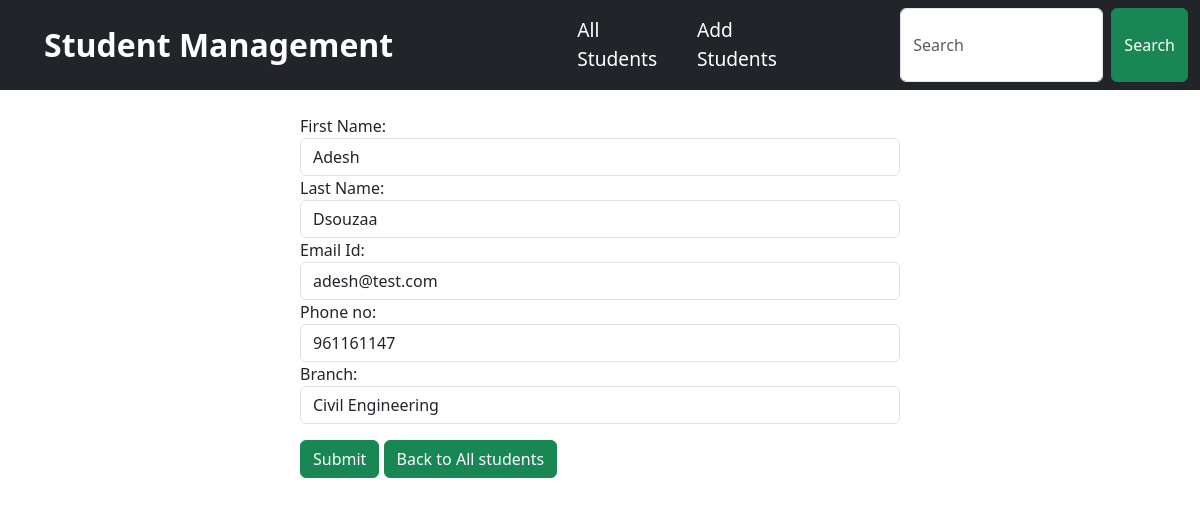
Screenshot of /update/1 with the database file from the repository.
### student_manage/models.py (models this page shows, shortened)
class Student(models.Model):
    MY_CHOICES = [
        ("CE", 'Civil Engineering'),
        ("EXTC", 'Electronics and Telecommunication'),
        ("ME", 'Mechanical Engineering'),
        ("AI", 'Artificial Intelligence'),
        ("IT", 'Information Technology'),
    ]
    firstname = models.CharField(max_length=50)
    lastname = models.CharField(max_length=50)
    email = models.EmailField()
    phone = models.PositiveIntegerField()
    branch = models.CharField(max_length=5, choices=MY_CHOICES)

### student_manage/views.py (the view)
# urls.py: path("update/<int:id>",views.update_student,name="update"),
def update_student(request,id):
    if request.method=="POST":
        student=Student.objects.get(pk=id)
        fm=StudentInfoForm(request.POST,instance=student)
        if fm.is_valid():
            fm.save()
        return HttpResponseRedirect("/")
    else:
        student=Student.objects.get(pk=id)
        fm=StudentInfoForm(instance=student)
    return render (request, "crud/update_student.html",{'form':fm})

### student_manage/forms.py
class StudentInfoForm(forms.ModelForm):
    class Meta:
        model = Student
        fields = ['firstname', 'lastname', 'email', 'phone', 'branch']
        labels = {'firstname': "First Name", 'lastname': "Last Name",'email': "Email Id", 'phone': "Phone no" ,'branch':"Branch"}
        widgets = {
            'firstname': forms.TextInput(attrs={"class": "form-control"}),
            'lastname': forms.TextInput(attrs={"class": "form-control"}),
            'email': forms.EmailInput(attrs={"class": "form-control"}),
            'phone': forms.NumberInput(attrs={"class": "form-control"}),
            'branch': forms.Select(attrs={"class": "form-control"}),
        }

### student_manage/templates/crud/update_student.html (shortened to what this page needs)
{% extends 'crud/base.html' %}
{% block content1 %}
<div clas="row ">
  <div class="col-6 offset-3">
      <form action="" method="post" novalidate >
          <br>
          {% for field in form %}
            {{field.label_tag}}
            {{field}}
          {% endfor %}
          <input type="submit" class="btn btn-success mt-3 ">
      <a href="/" class=" btn btn-success mt-3"> Back to All students</a>
      </form>
</div>
</div>
{% endblock %}

### rows the page displays
Student: form "Adesh" "Dsouzaa" "adesh@test.com" "961161147" "Civil Engineering"

### other values shown
{{ field.label_tag }} "First Name:" "Last Name:" "Email Id:" "Phone no:" "Branch:"
